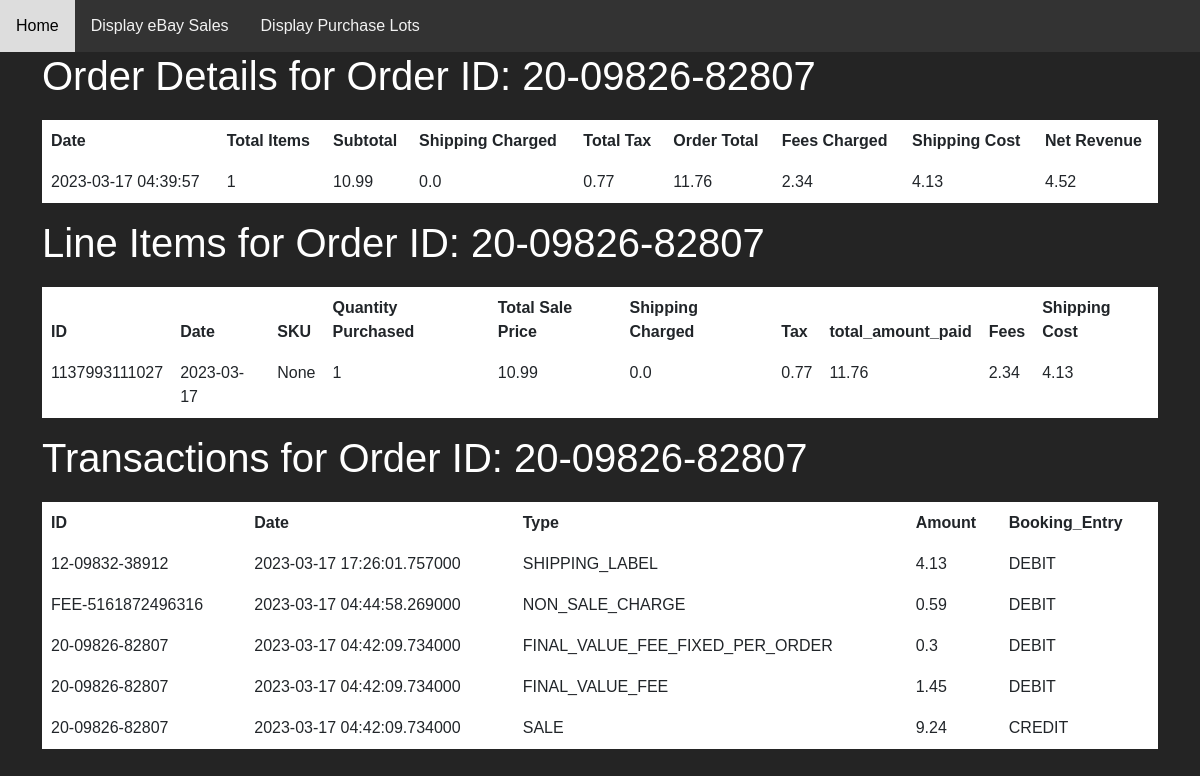
/order_line_items/20-09826-82807, run on the app's committed database.
### models.py (models this page shows, shortened)
class Order(db.Model):
    __tablename__ = 'orders'
    id = db.Column(db.Integer, primary_key=True)
    order_id = db.Column(db.String, nullable=False, unique=True)
    order_date = db.Column(db.DateTime, nullable=False, default=datetime.utcnow)
    order_venue = db.Column(db.String, nullable=False)
    _shipping_cost = db.Column(db.Float, nullable=False, default=0.00)
    _fees = db.Column(db.Float, nullable=False, default=0.00)
    @property
    def shipping_cost(self):
        return self._shipping_cost
    @property
    def fees(self):
        return self._fees
    @property
    def quantity(self):
        return sum([line_item.quantity for line_item in self.lineItems])
    @property
    def total_sale_price(self):
        return sum([(line_item.total_sale_price * line_item.quantity) for line_item in self.lineItems])
    @property
    def shipping_charged(self):
        return sum([line_item.shipping_charged for line_item in self.lineItems])
    @property
    def tax(self):
        return sum([line_item.tax for line_item in self.lineItems])
    @property
    def total_amount_paid(self):
        return sum([line_item.total_amount_paid for line_item in self.lineItems])
    @property
    def net_revenue(self):
        return self.total_amount_paid - self.shipping_cost - self.fees - self.tax
    lineItems = db.relationship('LineItem', backref='order', lazy=True)
    orderTransactions = db.relationship('Transaction', backref='order', lazy=True)

class LineItem(db.Model):
    __tablename__ = 'line_items'
    id = db.Column(db.Integer, primary_key=True)
    line_item_id = db.Column(db.String, nullable=False, unique=True)
    transaction_date = db.Column(db.Date, nullable=False)
    sku = db.Column(db.String, default=None)
    quantity = db.Column(db.Integer, nullable=False)
    shipping_cost = db.Column(db.Float, nullable=False, default=0.00)
    total_sale_price = db.Column(db.Float, nullable=False, default=0.00)
    shipping_charged = db.Column(db.Float, nullable=False, default=0.00)
    tax = db.Column(db.Float, nullable=False, default=0.00)
    total_amount_paid = db.Column(db.Float, nullable=False, default=0.00)
    fees = db.Column(db.Float, nullable=False, default=0.00)
    order_id = db.Column(db.String, db.ForeignKey('orders.order_id'), nullable=False)
    item_id = db.Column(db.Integer, db.ForeignKey('items.id'), nullable=True)

class Transaction(db.Model):
    __tablename__ = 'transactions'
    id = db.Column(db.Integer, primary_key=True)
    transaction_id = db.Column(db.String, nullable=False, unique=False)
    line_item_id = db.Column(db.String)
    transaction_date = db.Column(db.DateTime, nullable=False)
    transaction_type = db.Column(db.String, nullable=False)
    amount = db.Column(db.Float, nullable=False, default=0.00)
    booking_entry = db.Column(db.String, nullable=False)
    order_id = db.Column(db.String, db.ForeignKey('orders.order_id'))

### app.py (the view)
@app.route('/order_line_items/<order_id>')
def display_order_line_items(order_id):
    order = Order.query.filter_by(order_id=order_id).first()
    line_items = LineItem.query.filter_by(order_id=order_id).all()
    order_items = sum(line_item.quantity for line_item in line_items)
    transactions = Transaction.query.filter_by(order_id=order_id).all()
    print(transactions)
    return render_template('display_order_line_items.html', line_items=line_items or [], transactions=transactions or [], order=order, order_items=order_items)

### templates/display_order_line_items.html
{% extends "base.html" %}
{% block content %}
    <h1>Order Details for Order ID: {{ order.order_id }}</h1>
    {% if order %}
        <table class="table">
            <thead>
                <tr>
                    <th scope="col">Date</th>
                    <th scope="col">Total Items</th>
                    <th scope="col">Subtotal</th>
                    <th scope="col">Shipping Charged</th>
                    <th scope="col">Total Tax</th>
                    <th scope="col">Order Total</th>
                    <th scope="col">Fees Charged</th>
                    <th scope="col">Shipping Cost</th>
                    <th scope="col">Net Revenue</th>
                </tr>
            </thead>
            <tbody>
                <tr>
                    <td>{{ order.order_date }}</td>
                    <td>{{ order.quantity }}</td>
                    <td>{{ order.total_sale_price }}</td>
                    <td>{{ order.shipping_charged }}</td>
                    <td>{{ order.tax }}</td>
                    <td>{{ order.total_amount_paid }}</td>
                    <td>{{ order.fees }}</td>
                    <td>{{ order.shipping_cost }}</td>
                    <td>{{ order.net_revenue }}</td>
            </tbody>
        </table>
    {% else %}
        <p>No order found for the given order ID.</p>
    {% endif %}
    <h1>Line Items for Order ID: {{ order.order_id }}</h1>
    {% if line_items %}
        <table class="table">
            <thead>
                <tr>
                    <th scope="col">ID</th>
                    <th scope="col">Date</th>
                    <th scope="col">SKU</th>
                    <th scope="col">Quantity Purchased</th>
                    <th scope="col">Total Sale Price</th>
                    <th scope="col">Shipping Charged</th>
                    <th scope="col">Tax</th>
                    <th scope="col">total_amount_paid</th>
                    <th scope="col">Fees</th>
                    <th scope="col">Shipping Cost</th>
                </tr>
            </thead>
            <tbody>
                {% for line_item in line_items %}
                    <tr>
                        <td>{{ line_item.line_item_id }}</td>
                        <td>{{ line_item.transaction_date }}</td>
                        <td>{{ line_item.sku }}</td>
                        <td>{{ line_item.quantity }}</td>
                        <td>{{ line_item.total_sale_price }}</td>
                        <td>{{ line_item.shipping_charged }}</td>
                        <td>{{ line_item.tax }}</td>
                        <td>{{ line_item.total_amount_paid }}</td>
                        <td>{{ line_item.fees }}</td>
                        <td>{{ line_item.shipping_cost }}</td>
                    </tr>
                {% endfor %}
            </tbody>
        </table>
    {% else %}
        <p>No line items found for the given order ID.</p>
    {% endif %}
    <h1> Transactions for Order ID: {{ order.order_id }}</h1>
    {% if transactions %}
        <table class="table">
            <thead>
                <tr>
                    <th scope="col">ID</th>
                    <th scope="col">Date</th>
                    <th scope="col">Type</th>
                    <th scope="col">Amount</th>
                    <th scope="col">Booking_Entry</th>
                </tr>
            </thead>
            <tbody>
                {% for transaction in transactions %}
                    <tr>
                        <td>{{ transaction.transaction_id }}</td>
                        <td>{{ transaction.transaction_date }}</td>
                        <td>{{ transaction.transaction_type }}</td>
                        <td>{{ transaction.amount }}</td>
                        <td>{{ transaction.booking_entry }}</td>
                    </tr>
                {% endfor %}
            </tbody>
        </table>
    {% else %}
        <p>No line transactions found for the given order ID.</p>
    {% endif %}
{% endblock %}

### static/styles.css (style rules this page uses)
body { background-color: #242424; color: #ffffff; font-family: Arial, sans-serif; }
h1 { color: #ffffff; }
table { width: 100%; margin-top: 20px; border-collapse: collapse; }
table th, table td { padding: 10px; border: 1px solid #ffffff; text-align: left; }

### data on the page
Order: order_id "20-09826-82807", order_date "2023-03-17 04:39:57", fees "2.34", shipping_cost "4.13"
LineItem: quantity "1", total_sale_price "10.99", shipping_charged "0.0", tax "0.77", total_amount_paid "11.76", net_revenue "4.52", line_item_id "1137993111027", transaction_date "2023-03-17", sku "None", fees "2.34", shipping_cost "4.13"
